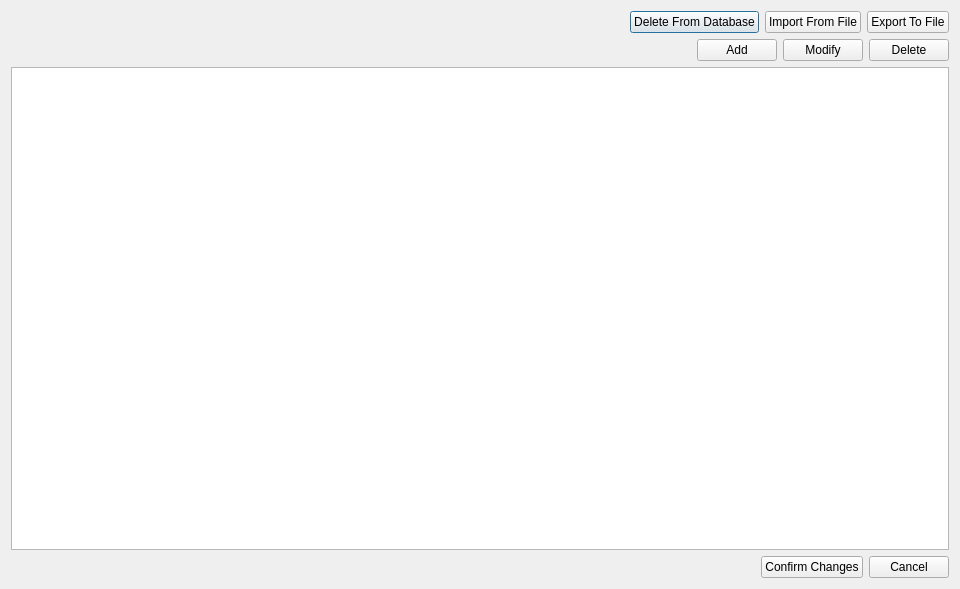
<?xml version="1.0" encoding="UTF-8"?>
<ui version="4.0">
 <class>EditorSwcAttachment</class>
 <widget class="QDialog" name="EditorSwcAttachment">
  <property name="geometry">
   <rect>
    <x>0</x>
    <y>0</y>
    <width>960</width>
    <height>589</height>
   </rect>
  </property>
  <property name="windowTitle">
   <string>EditorSwcAttachment</string>
  </property>
  <layout class="QVBoxLayout" name="verticalLayout">
   <item>
    <layout class="QHBoxLayout" name="horizontalLayout_3">
     <item>
      <spacer name="horizontalSpacer">
       <property name="orientation">
        <enum>Qt::Horizontal</enum>
       </property>
       <property name="sizeHint" stdset="0">
        <size>
         <width>40</width>
         <height>20</height>
        </size>
       </property>
      </spacer>
     </item>
     <item>
      <widget class="QPushButton" name="DeleteBtnFromDbBtn">
       <property name="text">
        <string>Delete From Database</string>
       </property>
      </widget>
     </item>
     <item>
      <widget class="QPushButton" name="ImportBtn">
       <property name="text">
        <string>Import From File</string>
       </property>
      </widget>
     </item>
     <item>
      <widget class="QPushButton" name="ExportBtn">
       <property name="text">
        <string>Export To File</string>
       </property>
      </widget>
     </item>
    </layout>
   </item>
   <item>
    <layout class="QHBoxLayout" name="horizontalLayout">
     <item>
      <spacer name="horizontalSpacer_3">
       <property name="orientation">
        <enum>Qt::Horizontal</enum>
       </property>
       <property name="sizeHint" stdset="0">
        <size>
         <width>40</width>
         <height>20</height>
        </size>
       </property>
      </spacer>
     </item>
     <item>
      <widget class="QPushButton" name="AddData">
       <property name="text">
        <string>Add</string>
       </property>
      </widget>
     </item>
     <item>
      <widget class="QPushButton" name="ModifyData">
       <property name="text">
        <string>Modify</string>
       </property>
      </widget>
     </item>
     <item>
      <widget class="QPushButton" name="DeleteData">
       <property name="text">
        <string>Delete</string>
       </property>
      </widget>
     </item>
    </layout>
   </item>
   <item>
    <widget class="QTableView" name="tableView"/>
   </item>
   <item>
    <layout class="QHBoxLayout" name="horizontalLayout_2">
     <item>
      <spacer name="horizontalSpacer_31">
       <property name="orientation">
        <enum>Qt::Horizontal</enum>
       </property>
       <property name="sizeHint" stdset="0">
        <size>
         <width>40</width>
         <height>20</height>
        </size>
       </property>
      </spacer>
     </item>
     <item>
      <widget class="QPushButton" name="OKBtn">
       <property name="text">
        <string>Confirm Changes</string>
       </property>
      </widget>
     </item>
     <item>
      <widget class="QPushButton" name="CancelBtn">
       <property name="text">
        <string>Cancel</string>
       </property>
      </widget>
     </item>
    </layout>
   </item>
  </layout>
 </widget>
 <resources/>
 <connections/>
</ui>
